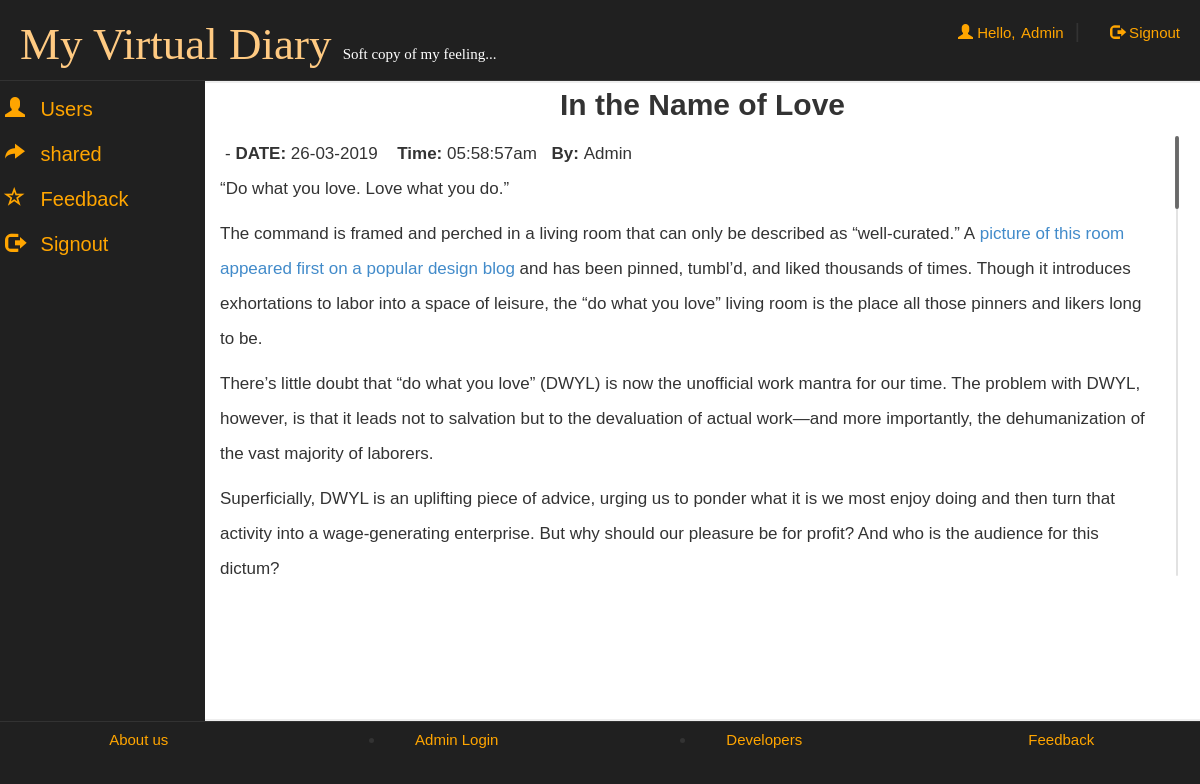
The app's page /adminpanel.php?aid=551392115c149 (signed in) with its own data.
### tables this page shows
CREATE TABLE IF NOT EXISTS `articles` (
  `email` varchar(50) NOT NULL,
  `id` text NOT NULL,
  `date` date NOT NULL,
  `time` varchar(50) NOT NULL,
  `article` text NOT NULL,
  `title` varchar(500) NOT NULL,
  `star` tinyint(1) NOT NULL DEFAULT '0',
  `share` tinyint(1) NOT NULL DEFAULT '0',
  `nick` varchar(50) NOT NULL DEFAULT '0'
);

### adminpanel.php (the view, shortened to what this page needs)
<!DOCTYPE html>
<html lang="en">
<head>
 <link  rel="stylesheet" href="css/bootstrap.min.css"/>
 <link  rel="stylesheet" href="css/bootstrap-theme.min.css"/>
 <link rel="stylesheet" href="css/main.css">
 <link  rel="stylesheet" href="css/font.css">
 <link  rel="stylesheet" href="css/jquery.mCustomScrollbar.css">
</head>
<body>
<div class="row logo">
<div class="col-md-6">
<h1><span style="color:#FFCA82">My Virtual&nbsp;Diary</span>&nbsp;<span style="font-size:15px; color:#fff;">Soft copy of my feeling...</span></h1>
</div>
<div class="col-md-4">
 <?php
 include_once 'dbConnection.php';
  if($_SESSION['key']!="sunny7785068889"){
header("location:index.php");
}
else
{
$name = $_SESSION['name'];
echo '<span class="pull-right top" ><span class="log1"><span class="glyphicon glyphicon-user" aria-hidden="true"></span>&nbsp;Hello,</span> <a href="adminpanel.php?q=1" class="log log1">'.$name.'</a>&nbsp;&nbsp;|<a href="logout.php?q=adminpanel.php" class="log"><span class="glyphicon glyphicon-log-out" aria-hidden="true"></span>&nbsp;Signout</button></a></span>';
}?>
</div></div>
<div class="row">
<div class="menu col-md-2">
<ul>
<li>
<div class="camenu <?php if(@$_GET['q']==1) echo 'active';?>">
<a href="adminpanel.php?q=1"><span class="glyphicon glyphicon-user caf" aria-hidden="true"></span>
<span class="cas">Users</span></a>
</div>
</li>
<li>
<div class="camenu <?php if((@$_GET['q']==2) ) echo 'active';?>">
<a href="adminpanel.php?q=2"><span class="glyphicon glyphicon-share-alt caf" aria-hidden="true"></span>
<span class="cas">shared</span></a>
</div>
</li>
<li>
<div class="camenu <?php if(@$_GET['q']==3) echo 'active';?>">
<a href="adminpanel.php?q=3"><span class="glyphicon glyphicon-star-empty caf" aria-hidden="true"></span>
<span class="cas">Feedback</span></a>
</div>
</li>
<li>
<div class="camenu">
<a href="logout.php?q=adminpanel.php"><span class="glyphicon glyphicon-log-out caf" aria-hidden="true"></span>
<span class="cas">Signout</span></a>
</div>
</li>
</ul>
</div>
<div class="col-md-10">
<div class="bich">
<?php if(@$_GET['aid']) {
$id=@$_GET['aid'];
$result = mysqli_query($con,"SELECT * FROM articles WHERE id='$id' ") or die('Error');
while($row = mysqli_fetch_array($result)) {
	$title = $row['title'];
	$article = $row['article'];
	$date = $row['date'];
	$date= date("d-m-Y",strtotime($date));
	$time = $row['time'];
echo '<a title="Back to Archive" href="update.php?q1=2"><b><span class="glyphicon glyphicon-level-up" aria-hidden="true"></span></b></a><h2 style="text-align:center; margin-top:-15px;font-family: "Ubuntu", sans-serif;"><b>'.$title.'</b></h1>';
 echo '<div class="mCustomScrollbar" data-mcs-theme="dark" style="margin-left:10px;margin-right:10px; max-height:450px; line-height:35px;padding:5px;"><span style="line-height:35px;padding:5px;">-&nbsp;<b>DATE:</b>&nbsp;'.$date.'</span>
<span style="line-height:35px;padding:5px;">&nbsp;<b>Time:</b>&nbsp;'.$time.'</span><span style="line-height:35px;padding:5px;">&nbsp;<b>By:</b>&nbsp;'.$name.'</span><br />'.$article.'</div>';}
}?>
</div>
</div>
</div>
<div class="row footer">
<div class="col-md-3 box">
<a href="aboutus.php" target="_blank" >About us</a>
</div>
<div class="col-md-3 box">
<li data-toggle="modal" data-target="#login"><a href="#">Admin Login</a></li></div>
<div class="col-md-3 box">
<li data-toggle="modal" data-target="#developers"><a href="#">Developers</a></li>
</div>
<div class="col-md-3 box">
<a href="feedback.php" target="_blank">Feedback</a></div></div>
</body>
</html>

### css/main.css (style rules this page uses)
body { overflow-x:hidden; font:20px 'Ubuntu', sans-serif; background:#202020; background-attachment: fixed; }
.logo { border-bottom:1px solid; border-color:#323232; }
.logo h1 { margin-left:20px; font-size:45px; font-family:'Segoe Script'; }
.log { margin:20px; margin-left:30px; color:orange; text-decoration:none; font-size:20px; font-size:15px; }
.log1 { font: 15px 'Ubuntu', sans-serif; color:orange; margin:0px; }
.top { margin-top:20px; }
.footer { font-size:15px; text-align:center; border-top:1px solid; border-color:#323232; }
.footer a { margin:25px; color:orange; }
.bich { min-height:80vh; border-top:2px solid; border-bottom:2px solid; border-color:#eee; background:#fff; font: 17px "Century Gothic", "Times Roman", sans-serif; }
.menu { background-color:#202020; }
.menu ul { list-style:none; }
.camenu { height:30px; font-family: 'Ubuntu', sans-serif; margin-bottom:10px; margin-top:10px; margin-left:-10px; }
.camenu a { color:orange; font-size:20px; }
.menu li { height:35px; width:100%; margin-left:-30px; }
.menu li a { text-decoration:none; }
.caf { margin:5px; }
.cas { margin:5px; }
.box { padding:9px; }

### records on screen
articles: title "In the Name of Love", date "26-03-2019", time "05:58:57am", article "“Do what you love. Love what you do.” The command is framed and perched in a living room that can only be described as “well-curated.” A picture of this room appeared first on a popular design blog and has been pinned, tumbl’d, and liked thousands of times. Though it introduces exhortations to labor into a space of leisure, the “do what you love” living room is the place all those pinners and likers long to be. There’s little doubt that “do what you love” (DWYL) is now the unofficial work mantra for our time. The problem with DWYL, however, is that it leads not to salvation but to the devaluation of actual work—and more importantly, the dehumanization of the vast majority of laborers.…"

### other values on screen
$name "Admin"
